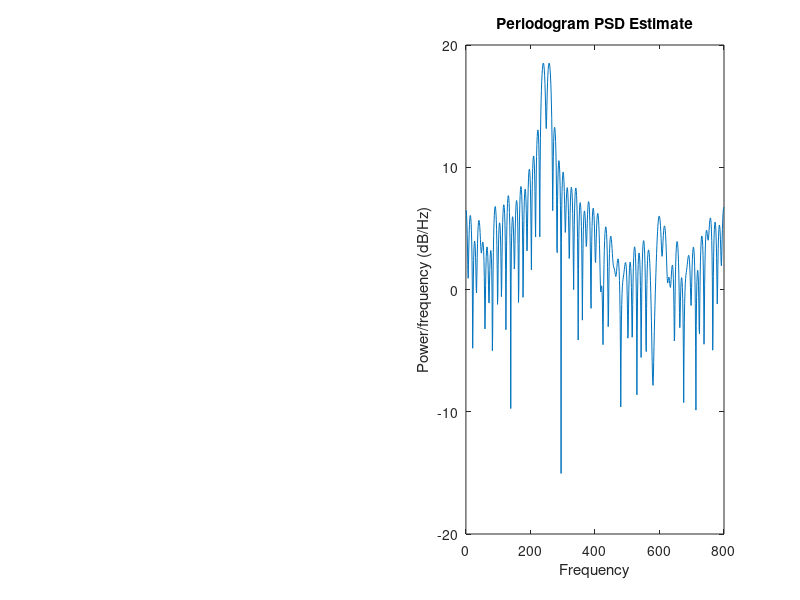

This chart was generated by the following MATLAB code:
clear all
close all

%%
N=800;
n=0:60;

noise = 0.2/sqrt(2) * ([1 1j] * randn([2 length(n)]));
x = exp(1j*2*pi*0.3*n)+exp(1j*2*pi*0.32*n) + noise;

% tmp = x .* rectwin(N)';
fftans = fft(x,N);

subplot(1,2,2);
plot(10*log10(abs(fftans)))
    title('Periodogram PSD Estimate')
    xlabel('Frequency')
    ylabel('Power/frequency (dB/Hz)');